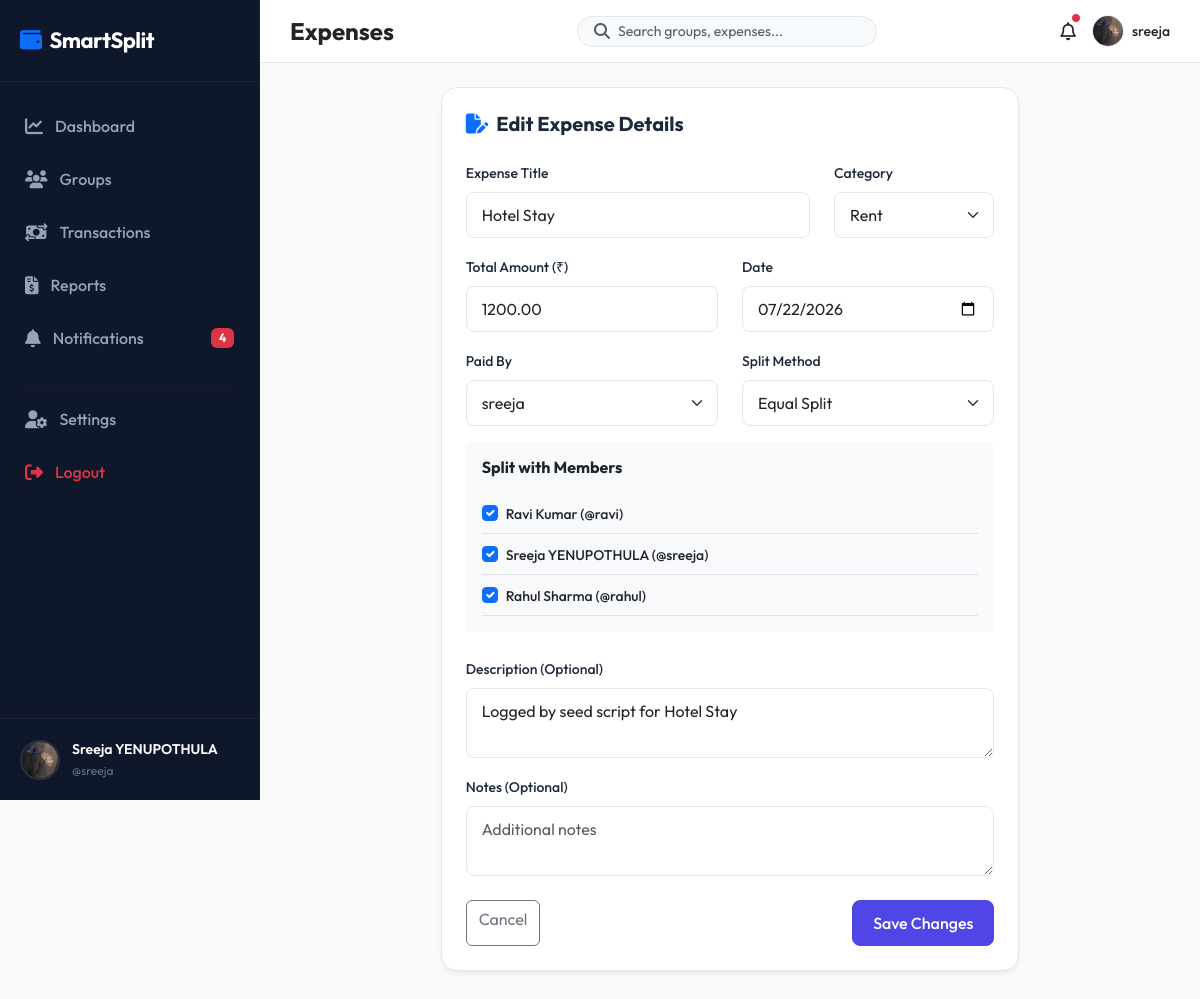
Screenshot of /expenses/5/edit/ (signed in) with the database file from the repository.
### accounts/models.py (models this page shows, shortened)
class Profile(models.Model):
    user = models.OneToOneField(User, on_delete=models.CASCADE, related_name='profile')
    profile_picture = models.ImageField(upload_to='profiles/', default='profiles/default.png', blank=True)
    phone_number = models.CharField(max_length=15, blank=True)
    upi_id = models.CharField(max_length=50, blank=True)

### expenses/models.py (models this page shows, shortened)
class Expense(models.Model):
    CATEGORY_CHOICES = [
        ('Food', 'Food'),
        ('Travel', 'Travel'),
        ('Shopping', 'Shopping'),
        ('Fuel', 'Fuel'),
        ('Rent', 'Rent'),
        ('Bills', 'Bills'),
        ('Entertainment', 'Entertainment'),
        ('Others', 'Others'),
    ]
    SPLIT_CHOICES = [
        ('EQUAL', 'Equal Split'),
        ('CUSTOM', 'Custom Split (Exact Amounts)'),
        ('PERCENT', 'Percentage Split'),
    ]
    group = models.ForeignKey(Group, on_delete=models.CASCADE, related_name='expenses')
    title = models.CharField(max_length=150)
    description = models.TextField(blank=True)
    amount = models.DecimalField(max_digits=10, decimal_places=2)
    date = models.DateField(default=timezone.now)
    category = models.CharField(max_length=20, choices=CATEGORY_CHOICES, default='Others')
    paid_by = models.ForeignKey(User, on_delete=models.CASCADE, related_name='expenses_paid')
    split_type = models.CharField(max_length=10, choices=SPLIT_CHOICES, default='EQUAL')
    notes = models.TextField(blank=True)
    created_at = models.DateTimeField(auto_now_add=True)

### expenses/views.py (the view)
# urls.py: path('<int:expense_id>/edit/', views.expense_edit_view, name='edit'),
@login_required
def expense_edit_view(request, expense_id):
    expense = get_object_or_404(Expense, id=expense_id)
    group = expense.group
    if not GroupMember.objects.filter(group=group, user=request.user).exists():
        messages.error(request, "You are not a member of this group.")
        return redirect('groups:list')
    members = [gm.user for gm in group.members.all()]
    current_splits = {sp.user_id: sp for sp in expense.splits.all()}
    if request.method == 'POST':
        form = ExpenseForm(request.POST, instance=expense, group=group)
        selected_members = request.POST.getlist('split_members')
        if form.is_valid():
            expense = form.save(commit=False)
            if not selected_members:
                form.add_error(None, "You must select at least one member to split the expense with.")
            else:
                total_amount = expense.amount
                split_type = expense.split_type
                splits_to_create = []
                is_valid_splits = True
                if split_type == 'EQUAL':
                    qty = len(selected_members)
                    share = round(total_amount / qty, 2)
                    current_sum = Decimal('0.00')
                    for idx, m_id in enumerate(selected_members):
                        u = get_object_or_404(User, id=m_id)
                        if idx == qty - 1:
                            u_amount = total_amount - current_sum
                        else:
                            u_amount = share
                            current_sum += u_amount
                        splits_to_create.append(ExpenseSplit(user=u, amount=u_amount, percentage=Decimal(100) / qty))
                elif split_type == 'CUSTOM':
                    sum_amounts = Decimal('0.00')
                    for m_id in selected_members:
                        u = get_object_or_404(User, id=m_id)
                        val = request.POST.get(f'custom_amount_{m_id}', '0').strip()
                        try:
                            u_amount = Decimal(val) if val else Decimal('0.00')
                        except:
                            u_amount = Decimal('0.00')
                        sum_amounts += u_amount
                        splits_to_create.append(ExpenseSplit(user=u, amount=u_amount))
                    if sum_amounts != total_amount:
                        form.add_error(None, f"The sum of custom split amounts (₹{sum_amounts}) must equal the total expense amount (₹{total_amount}).")
                        is_valid_splits = False
                elif split_type == 'PERCENT':
                    sum_percents = Decimal('0.00')
                    percent_shares = []
                    for m_id in selected_members:
                        u = get_object_or_404(User, id=m_id)
                        val = request.POST.get(f'percent_{m_id}', '0').strip()
                        try:
                            u_pct = Decimal(val) if val else Decimal('0.00')
                        except:
                            u_pct = Decimal('0.00')
                        sum_percents += u_pct
                        percent_shares.append((u, u_pct))
                    if sum_percents != Decimal('100.00'):
                        form.add_error(None, f"The sum of percentages ({sum_percents}%) must equal exactly 100%.")
                        is_valid_splits = False
                    else:
                        qty = len(percent_shares)
                        current_sum = Decimal('0.00')
                        for idx, (u, pct) in enumerate(percent_shares):
                            if idx == qty - 1:
                                u_amount = total_amount - current_sum
                            else:
                                u_amount = round(total_amount * (pct / Decimal('100.00')), 2)
                                current_sum += u_amount
                            splits_to_create.append(ExpenseSplit(user=u, amount=u_amount, percentage=pct))
                if is_valid_splits:
                    expense.save()
                    expense.splits.all().delete()
                    for sp in splits_to_create:
                        sp.expense = expense
                        sp.save()
                    messages.success(request, f"Expense '{expense.title}' updated successfully!")
                    return redirect('groups:detail', group_id=group.id)
        else:
            messages.error(request, "Failed to update expense. Please check input values.")
    else:
        form = ExpenseForm(instance=expense, group=group)
        selected_members = [str(uid) for uid in current_splits.keys()]
    members_with_splits = []
    for m in members:
        split = current_splits.get(m.id)
        if request.method == 'POST':
            is_selected = str(m.id) in selected_members
            amt = request.POST.get(f'custom_amount_{m.id}', '0.00')
            pct = request.POST.get(f'percent_{m.id}', '0.00')
        else:
            is_selected = split is not None
            amt = split.amount if split else Decimal('0.00')
            pct = split.percentage if split else Decimal('0.00')
        members_with_splits.append({
            'user': m,
            'is_selected': is_selected,
            'amount': amt,
            'percentage': pct,
        })
    context = {
        'form': form,
        'expense': expense,
        'group': group,
        'members_with_splits': members_with_splits,
        'selected_members': selected_members,
    }
    return render(request, 'expenses/edit.html', context)

### templates/expenses/edit.html (shortened to what this page needs)
{% extends 'base.html' %}
{% block content %}
<div class="row justify-content-center">
    <div class="col-lg-8">
        <div class="premium-card p-4">
            <h5 class="fw-bold mb-4"><i class="fa-solid fa-file-pen text-primary me-2"></i>Edit Expense Details</h5>
            <form method="POST" id="expenseForm">
                <div class="row">
                    <div class="col-md-8 mb-3">
                        <label for="id_title" class="form-label">Expense Title</label>
                        {{ form.title }}
                    </div>
                    <div class="col-md-4 mb-3">
                        <label for="id_category" class="form-label">Category</label>
                        {{ form.category }}
                    </div>
                </div>
                <div class="row">
                    <div class="col-md-6 mb-3">
                        <label for="id_amount" class="form-label">Total Amount (₹)</label>
                        {{ form.amount }}
                    </div>
                    <div class="col-md-6 mb-3">
                        <label for="id_date" class="form-label">Date</label>
                        {{ form.date }}
                    </div>
                </div>
                <div class="row">
                    <div class="col-md-6 mb-3">
                        <label for="id_paid_by" class="form-label">Paid By</label>
                        {{ form.paid_by }}
                    </div>
                    <div class="col-md-6 mb-3">
                        <label for="id_split_type" class="form-label">Split Method</label>
                        {{ form.split_type }}
                    </div>
                </div>
                <div class="card p-3 mb-4 bg-light border-0">
                    <h6 class="fw-bold mb-3">Split with Members</h6>
                    <div class="list-group list-group-flush" id="membersSplitList">
                        {% for item in members_with_splits %}
                            <div class="list-group-item bg-transparent px-0 py-2 border-0 border-bottom d-flex align-items-center justify-content-between">
                                <div class="form-check mb-0">
                                    <input class="form-check-input split-member-check" type="checkbox" name="split_members" value="{{ item.user.id }}" id="check_m_{{ item.user.id }}" {% if item.is_selected %}checked{% endif %}>
                                    <label class="form-check-label fw-medium text-dark small" for="check_m_{{ item.user.id }}">
                                        {{ item.user.first_name }} {{ item.user.last_name }} (@{{ item.user.username }})
                                    </label>
                                </div>
                            </div>
                        {% endfor %}
                    </div>
                </div>
                <div class="mb-3">
                    <label for="id_description" class="form-label">Description (Optional)</label>
                    {{ form.description }}
                </div>
                <div class="mb-4">
                    <label for="id_notes" class="form-label">Notes (Optional)</label>
                    {{ form.notes }}
                </div>
                <div class="d-flex justify-content-between">
                    <a href="{% url 'groups:detail' group.id %}" class="btn btn-outline-secondary">Cancel</a>
                    <button type="submit" class="btn btn-primary" id="submitBtn">Save Changes</button>
                </div>
            </form>
        </div>
    </div>
</div>
{% endblock %}

### templates/includes/sidebar.html
{% load static %}
<div class="sidebar" id="sidebar">
    <div class="sidebar-logo">
        <i class="fa-solid fa-wallet text-primary me-2"></i>SmartSplit
    </div>
    <ul class="sidebar-menu">
        <li class="sidebar-item">
            <a href="{% url 'dashboard:home' %}" class="sidebar-link {% if request.resolver_match.app_name == 'dashboard' %}active{% endif %}">
                <i class="fa-solid fa-chart-line"></i>Dashboard
            </a>
        </li>
        <li class="sidebar-item">
            <a href="{% url 'groups:list' %}" class="sidebar-link {% if request.resolver_match.app_name == 'groups' %}active{% endif %}">
                <i class="fa-solid fa-users"></i>Groups
            </a>
        </li>
        <li class="sidebar-item">
            <a href="{% url 'payments:history' %}" class="sidebar-link {% if request.resolver_match.app_name == 'payments' and request.resolver_match.url_name == 'history' %}active{% endif %}">
                <i class="fa-solid fa-money-bill-transfer"></i>Transactions
            </a>
        </li>
        <li class="sidebar-item">
            <a href="{% url 'reports:index' %}" class="sidebar-link {% if request.resolver_match.app_name == 'reports' %}active{% endif %}">
                <i class="fa-solid fa-file-invoice-dollar"></i>Reports
            </a>
        </li>
        <li class="sidebar-item">
            <a href="{% url 'notifications:list' %}" class="sidebar-link {% if request.resolver_match.app_name == 'notifications' %}active{% endif %}">
                <i class="fa-solid fa-bell"></i>Notifications
                {% if unread_notifications_count > 0 %}
                    <span class="badge bg-danger ms-auto">{{ unread_notifications_count }}</span>
                {% endif %}
            </a>
        </li>
        <li class="sidebar-item mt-4">
            <hr style="border-color: rgba(255,255,255,0.08); margin: 0 10px;">
        </li>
        <li class="sidebar-item mt-2">
            <a href="{% url 'accounts:profile' %}" class="sidebar-link {% if request.resolver_match.app_name == 'accounts' %}active{% endif %}">
                <i class="fa-solid fa-user-gear"></i>Settings
            </a>
        </li>
        <li class="sidebar-item">
            <a href="{% url 'accounts:logout' %}" class="sidebar-link text-danger">
                <i class="fa-solid fa-right-from-bracket"></i>Logout
            </a>
        </li>
    </ul>
    <div class="sidebar-user">
        {% if user.profile.profile_picture %}
            <img src="{{ user.profile.profile_picture.url }}" alt="{{ user.username }}" class="sidebar-user-img">
        {% else %}
            <img src="{% static 'images/default_user.png' %}" alt="{{ user.username }}" class="sidebar-user-img">
        {% endif %}
        <div class="sidebar-user-info">
            <div class="sidebar-username">{{ user.first_name }} {{ user.last_name }}</div>
            <div class="sidebar-user-role">@{{ user.username }}</div>
        </div>
    </div>
</div>

### templates/includes/navbar.html (shortened to what this page needs)
{% load static %}
<nav class="top-navbar">
    <div class="d-flex align-items-center">
        <h4 class="fw-bold mb-0 text-dark">
            {% block page_title %}
                {% if request.resolver_match.app_name == 'dashboard' %}Dashboard
                {% elif request.resolver_match.app_name == 'groups' %}Groups
                {% elif request.resolver_match.app_name == 'expenses' %}Expenses
                {% elif request.resolver_match.app_name == 'payments' %}Payments
                {% elif request.resolver_match.app_name == 'settlements' %}Settlements
                {% elif request.resolver_match.app_name == 'reports' %}Reports
                {% elif request.resolver_match.app_name == 'notifications' %}Notifications
                {% elif request.resolver_match.app_name == 'accounts' %}Account Settings
                {% else %}SmartSplit
                {% endif %}
            {% endblock %}
        </h4>
    </div>
    <form action="{% url 'dashboard:home' %}" method="GET" class="d-none d-md-flex align-items-center bg-light rounded-pill px-3 py-1" style="width: 300px; border: 1px solid var(--border-color);">
        <i class="fa-solid fa-magnifying-glass text-muted me-2"></i>
        <input type="text" name="q" placeholder="Search groups, expenses..." class="form-control border-0 bg-transparent p-0" style="box-shadow: none; font-size: 14px;" value="{{ search_query|default:'' }}">
    </form>
    <div class="d-flex align-items-center gap-3">
        <a href="{% url 'notifications:list' %}" class="position-relative text-dark" style="font-size: 18px;">
            <i class="fa-regular fa-bell"></i>
            {% if unread_notifications_count > 0 %}
                <span class="position-absolute top-0 start-100 translate-middle p-1 bg-danger border border-light rounded-circle">
                </span>
            {% endif %}
        </a>
        <a href="{% url 'accounts:profile' %}" class="text-decoration-none d-flex align-items-center gap-2">
            {% if user.profile.profile_picture %}
                <img src="{{ user.profile.profile_picture.url }}" alt="{{ user.username }}" style="width: 32px; height: 32px; border-radius: 50%; object-fit: cover; border: 1px solid var(--border-color);">
            {% else %}
                <img src="{% static 'images/default_user.png' %}" alt="{{ user.username }}" style="width: 32px; height: 32px; border-radius: 50%; object-fit: cover; border: 1px solid var(--border-color);">
            {% endif %}
            <span class="d-none d-lg-inline text-dark fw-medium" style="font-size: 14px;">{{ user.username }}</span>
        </a>
    </div>
</nav>

### rows the page displays
Expense: title "Hotel Stay", category "Rent", amount "1200.00", date "07/22/2026", paid_by "sreeja", split_type "Equal Split", description "Logged by seed script for Hotel Stay"

### other values shown
{{ unread_notifications_count }} "4"
{{ user.first_name }} "Sreeja"
{{ user.last_name }} "YENUPOTHULA"
{{ user.username }} "sreeja"
{{ item.user.first_name }} "Ravi"
{{ item.user.last_name }} "Kumar"
{{ item.user.username }} "ravi"
{{ item.user.first_name }} "Sreeja"
{{ item.user.last_name }} "YENUPOTHULA"
{{ item.user.username }} "sreeja"
{{ item.user.first_name }} "Rahul"
{{ item.user.last_name }} "Sharma"
{{ item.user.username }} "rahul"
